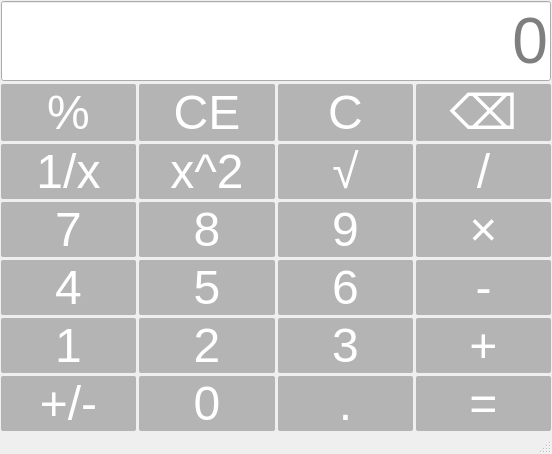
<?xml version="1.0" encoding="UTF-8"?>
<ui version="4.0">
 <class>MainWindow</class>
 <widget class="QMainWindow" name="MainWindow">
  <property name="geometry">
   <rect>
    <x>0</x>
    <y>0</y>
    <width>466</width>
    <height>444</height>
   </rect>
  </property>
  <property name="windowTitle">
   <string>计算器-吴杭铮-2022414040233</string>
  </property>
  <property name="styleSheet">
   <string notr="true">QPushButton{
background-color: rgb(180, 180, 180);
font-size:36pt;
color:white;
border-radius:2px;
}
QPushButton:hover{
background-color: rgb(194, 194, 194);
color:black;
}
QPushButton:pressed{
background-color: rgb(255, 249, 243);
color:grey;
}
QLineEdit{
font-size:48pt;
}</string>
  </property>
  <widget class="QWidget" name="centralwidget">
   <property name="sizePolicy">
    <sizepolicy hsizetype="Minimum" vsizetype="Preferred">
     <horstretch>0</horstretch>
     <verstretch>0</verstretch>
    </sizepolicy>
   </property>
   <layout class="QHBoxLayout" name="horizontalLayout">
    <property name="spacing">
     <number>3</number>
    </property>
    <property name="leftMargin">
     <number>1</number>
    </property>
    <property name="topMargin">
     <number>1</number>
    </property>
    <property name="rightMargin">
     <number>1</number>
    </property>
    <property name="bottomMargin">
     <number>1</number>
    </property>
    <item>
     <layout class="QGridLayout" name="gridLayout">
      <item row="2" column="1">
       <widget class="QPushButton" name="btnSquare">
        <property name="sizePolicy">
         <sizepolicy hsizetype="Minimum" vsizetype="Minimum">
          <horstretch>0</horstretch>
          <verstretch>0</verstretch>
         </sizepolicy>
        </property>
        <property name="text">
         <string>x^2</string>
        </property>
       </widget>
      </item>
      <item row="0" column="0" colspan="4">
       <widget class="QLineEdit" name="display">
        <property name="sizePolicy">
         <sizepolicy hsizetype="Expanding" vsizetype="Minimum">
          <horstretch>0</horstretch>
          <verstretch>0</verstretch>
         </sizepolicy>
        </property>
        <property name="alignment">
         <set>Qt::AlignmentFlag::AlignRight|Qt::AlignmentFlag::AlignTrailing|Qt::AlignmentFlag::AlignVCenter</set>
        </property>
        <property name="placeholderText">
         <string>0</string>
        </property>
       </widget>
      </item>
      <item row="4" column="0">
       <widget class="QPushButton" name="btnNum4">
        <property name="sizePolicy">
         <sizepolicy hsizetype="Minimum" vsizetype="Minimum">
          <horstretch>0</horstretch>
          <verstretch>0</verstretch>
         </sizepolicy>
        </property>
        <property name="text">
         <string>4</string>
        </property>
       </widget>
      </item>
      <item row="3" column="2">
       <widget class="QPushButton" name="btnNum9">
        <property name="sizePolicy">
         <sizepolicy hsizetype="Minimum" vsizetype="Minimum">
          <horstretch>0</horstretch>
          <verstretch>0</verstretch>
         </sizepolicy>
        </property>
        <property name="text">
         <string>9</string>
        </property>
       </widget>
      </item>
      <item row="3" column="3">
       <widget class="QPushButton" name="btnMltiple">
        <property name="sizePolicy">
         <sizepolicy hsizetype="Minimum" vsizetype="Minimum">
          <horstretch>0</horstretch>
          <verstretch>0</verstretch>
         </sizepolicy>
        </property>
        <property name="text">
         <string>×</string>
        </property>
       </widget>
      </item>
      <item row="4" column="3">
       <widget class="QPushButton" name="btnMinus">
        <property name="sizePolicy">
         <sizepolicy hsizetype="Minimum" vsizetype="Minimum">
          <horstretch>0</horstretch>
          <verstretch>0</verstretch>
         </sizepolicy>
        </property>
        <property name="text">
         <string>-</string>
        </property>
       </widget>
      </item>
      <item row="6" column="1">
       <widget class="QPushButton" name="btnNum0">
        <property name="sizePolicy">
         <sizepolicy hsizetype="Minimum" vsizetype="Minimum">
          <horstretch>0</horstretch>
          <verstretch>0</verstretch>
         </sizepolicy>
        </property>
        <property name="text">
         <string>0</string>
        </property>
       </widget>
      </item>
      <item row="5" column="1">
       <widget class="QPushButton" name="btnNum2">
        <property name="sizePolicy">
         <sizepolicy hsizetype="Minimum" vsizetype="Minimum">
          <horstretch>0</horstretch>
          <verstretch>0</verstretch>
         </sizepolicy>
        </property>
        <property name="text">
         <string>2</string>
        </property>
       </widget>
      </item>
      <item row="5" column="2">
       <widget class="QPushButton" name="btnNum3">
        <property name="sizePolicy">
         <sizepolicy hsizetype="Minimum" vsizetype="Minimum">
          <horstretch>0</horstretch>
          <verstretch>0</verstretch>
         </sizepolicy>
        </property>
        <property name="text">
         <string>3</string>
        </property>
       </widget>
      </item>
      <item row="6" column="3">
       <widget class="QPushButton" name="btnEqual">
        <property name="sizePolicy">
         <sizepolicy hsizetype="Minimum" vsizetype="Minimum">
          <horstretch>0</horstretch>
          <verstretch>0</verstretch>
         </sizepolicy>
        </property>
        <property name="text">
         <string>=</string>
        </property>
       </widget>
      </item>
      <item row="5" column="0">
       <widget class="QPushButton" name="btnNum1">
        <property name="sizePolicy">
         <sizepolicy hsizetype="Minimum" vsizetype="Minimum">
          <horstretch>0</horstretch>
          <verstretch>0</verstretch>
         </sizepolicy>
        </property>
        <property name="text">
         <string>1</string>
        </property>
       </widget>
      </item>
      <item row="2" column="2">
       <widget class="QPushButton" name="btnSqrt">
        <property name="sizePolicy">
         <sizepolicy hsizetype="Minimum" vsizetype="Minimum">
          <horstretch>0</horstretch>
          <verstretch>0</verstretch>
         </sizepolicy>
        </property>
        <property name="text">
         <string>√</string>
        </property>
       </widget>
      </item>
      <item row="3" column="0">
       <widget class="QPushButton" name="btnNum7">
        <property name="sizePolicy">
         <sizepolicy hsizetype="Minimum" vsizetype="Minimum">
          <horstretch>0</horstretch>
          <verstretch>0</verstretch>
         </sizepolicy>
        </property>
        <property name="styleSheet">
         <string notr="true"/>
        </property>
        <property name="text">
         <string>7</string>
        </property>
       </widget>
      </item>
      <item row="5" column="3">
       <widget class="QPushButton" name="btnPlus">
        <property name="sizePolicy">
         <sizepolicy hsizetype="Minimum" vsizetype="Minimum">
          <horstretch>0</horstretch>
          <verstretch>0</verstretch>
         </sizepolicy>
        </property>
        <property name="text">
         <string>+</string>
        </property>
       </widget>
      </item>
      <item row="2" column="0">
       <widget class="QPushButton" name="btnInverse">
        <property name="sizePolicy">
         <sizepolicy hsizetype="Minimum" vsizetype="Minimum">
          <horstretch>0</horstretch>
          <verstretch>0</verstretch>
         </sizepolicy>
        </property>
        <property name="text">
         <string>1/x</string>
        </property>
       </widget>
      </item>
      <item row="2" column="3">
       <widget class="QPushButton" name="btnDivide">
        <property name="sizePolicy">
         <sizepolicy hsizetype="Minimum" vsizetype="Minimum">
          <horstretch>0</horstretch>
          <verstretch>0</verstretch>
         </sizepolicy>
        </property>
        <property name="text">
         <string>/</string>
        </property>
       </widget>
      </item>
      <item row="4" column="1">
       <widget class="QPushButton" name="btnNum5">
        <property name="sizePolicy">
         <sizepolicy hsizetype="Minimum" vsizetype="Minimum">
          <horstretch>0</horstretch>
          <verstretch>0</verstretch>
         </sizepolicy>
        </property>
        <property name="text">
         <string>5</string>
        </property>
       </widget>
      </item>
      <item row="1" column="2">
       <widget class="QPushButton" name="btnClearAll">
        <property name="sizePolicy">
         <sizepolicy hsizetype="Minimum" vsizetype="Minimum">
          <horstretch>0</horstretch>
          <verstretch>0</verstretch>
         </sizepolicy>
        </property>
        <property name="text">
         <string>C</string>
        </property>
       </widget>
      </item>
      <item row="4" column="2">
       <widget class="QPushButton" name="btnNum6">
        <property name="sizePolicy">
         <sizepolicy hsizetype="Minimum" vsizetype="Minimum">
          <horstretch>0</horstretch>
          <verstretch>0</verstretch>
         </sizepolicy>
        </property>
        <property name="text">
         <string>6</string>
        </property>
       </widget>
      </item>
      <item row="6" column="0">
       <widget class="QPushButton" name="btnSign">
        <property name="sizePolicy">
         <sizepolicy hsizetype="Minimum" vsizetype="Minimum">
          <horstretch>0</horstretch>
          <verstretch>0</verstretch>
         </sizepolicy>
        </property>
        <property name="text">
         <string>+/-</string>
        </property>
       </widget>
      </item>
      <item row="1" column="1">
       <widget class="QPushButton" name="btnClear">
        <property name="sizePolicy">
         <sizepolicy hsizetype="Minimum" vsizetype="Minimum">
          <horstretch>0</horstretch>
          <verstretch>0</verstretch>
         </sizepolicy>
        </property>
        <property name="text">
         <string>CE</string>
        </property>
       </widget>
      </item>
      <item row="1" column="0">
       <widget class="QPushButton" name="btnPercnetage">
        <property name="sizePolicy">
         <sizepolicy hsizetype="Minimum" vsizetype="Minimum">
          <horstretch>0</horstretch>
          <verstretch>0</verstretch>
         </sizepolicy>
        </property>
        <property name="styleSheet">
         <string notr="true"/>
        </property>
        <property name="text">
         <string>%</string>
        </property>
       </widget>
      </item>
      <item row="1" column="3">
       <widget class="QPushButton" name="btnDel">
        <property name="sizePolicy">
         <sizepolicy hsizetype="Minimum" vsizetype="Minimum">
          <horstretch>0</horstretch>
          <verstretch>0</verstretch>
         </sizepolicy>
        </property>
        <property name="text">
         <string>⌫</string>
        </property>
       </widget>
      </item>
      <item row="3" column="1">
       <widget class="QPushButton" name="btnNum8">
        <property name="sizePolicy">
         <sizepolicy hsizetype="Minimum" vsizetype="Minimum">
          <horstretch>0</horstretch>
          <verstretch>0</verstretch>
         </sizepolicy>
        </property>
        <property name="text">
         <string>8</string>
        </property>
       </widget>
      </item>
      <item row="6" column="2">
       <widget class="QPushButton" name="btnPeriod">
        <property name="sizePolicy">
         <sizepolicy hsizetype="Minimum" vsizetype="Minimum">
          <horstretch>0</horstretch>
          <verstretch>0</verstretch>
         </sizepolicy>
        </property>
        <property name="text">
         <string>.</string>
        </property>
       </widget>
      </item>
     </layout>
    </item>
   </layout>
  </widget>
  <widget class="QMenuBar" name="menubar">
   <property name="geometry">
    <rect>
     <x>0</x>
     <y>0</y>
     <width>466</width>
     <height>21</height>
    </rect>
   </property>
  </widget>
  <widget class="QStatusBar" name="statusBar"/>
 </widget>
 <resources/>
 <connections/>
</ui>
